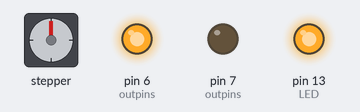
Bench run of a sketch on a simulated Arduino Uno, built with avr-gcc and run on an emulated ATmega328P. On the bench: stepper motor, output pins drawn as LEDs (lit = HIGH). Wiring (inferred from the names in the program): stepper motor (200 steps per turn assumed): coils pin 8, pin 9, pin 10, pin 11. Dashed ring = blinking. Pins used as bus, display or sensor lines are not drawn.

Above: at 0.07 s.
At 2.8 s:
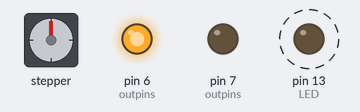
Timing chart, 0 to 3.1 s (numbered marks = the images above):
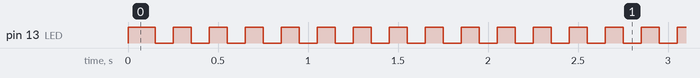

Measured:
- by itself, pin 13 (LED): alternates HIGH for 0.10 s and LOW for 0.10 s

The sketch:

TMSuino.ino
```cpp
#define O1 (11)
#define O2 (10)
#define O3 (9)
#define O4 (8)
#define O5 (7)
#define O6 (6)

#define I1 (A0)
#define I2 (A1)
#define I3 (A2)
#define I4 (A3)
#define I5 (A4)
#define I6 (A5)

#define LED (13)

const int outpins[6] = { O1, O2, O3, O4, O5, O6 };
const int inpins[6] = { I1, I2, I3, I4, I5, I6 };
int value = 0;
const int threshold = 1020;
int ledState = 0;
int cnt = 2;

void toggleLED() {
    ledState = 1 - ledState;
    digitalWrite(LED, ledState);
}

void error() {
    //endless loop toggling LED
    while (true) {
        toggleLED();
        delay(100);
    }
}

//argument is 1..6, *not* 0..5
void deactivate(int coil) {
    digitalWrite(outpins[coil-1], LOW);
}

//argument is 1..6, *not* 0..5
void activate(int coil) {
    digitalWrite(outpins[coil-1], HIGH);
}

//argument is 1..6, *not* 0..5
void writeAndCheckInput(int coil) {
    activate(coil);
    delay(50); //wait for the inpin to pull up
    value = analogRead(inpins[coil-1]);
    //Serial.println(value);
    if (value < threshold) error();
    value = analogRead(A0);
    //Serial.println(value);
    if (value < threshold) error();
    value = analogRead(A5);
    //Serial.println(value);
    if (value < threshold) error();
}

void setup() {
  //Serial.begin(9600);
  pinMode(LED, OUTPUT);
  digitalWrite(LED, LOW);

  for (int i=0; i < 6; i++) {
      pinMode(outpins[i], OUTPUT);
      pinMode(inpins[i], INPUT);
      digitalWrite(outpins[i], LOW);
  }

  activate(1);
  activate(6);
  digitalWrite(LED, HIGH);
}

void loop() {
  deactivate(cnt);
  cnt = cnt + 1;
  if (cnt >= 6) cnt=2;
  writeAndCheckInput(cnt);
  delay(200); //overall delay should be close to 250ms
}
```
